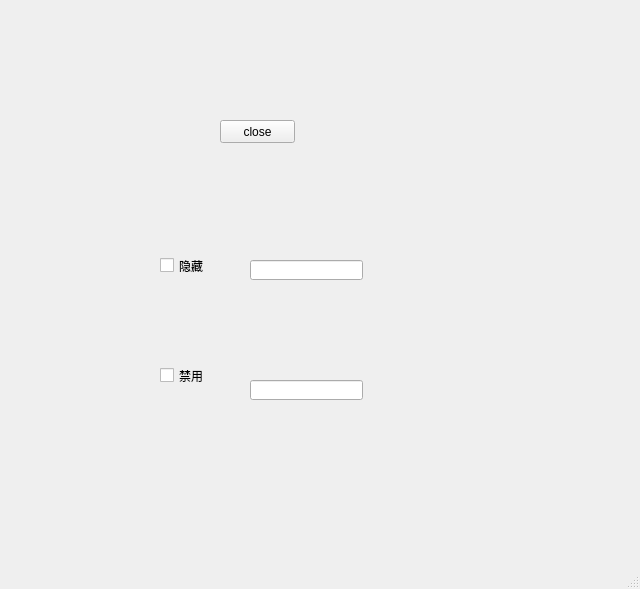
<?xml version="1.0" encoding="UTF-8"?>
<ui version="4.0">
 <class>MainWindow</class>
 <widget class="QMainWindow" name="MainWindow">
  <property name="geometry">
   <rect>
    <x>0</x>
    <y>0</y>
    <width>640</width>
    <height>589</height>
   </rect>
  </property>
  <property name="windowTitle">
   <string>MainWindow</string>
  </property>
  <widget class="QWidget" name="centralwidget">
   <widget class="QPushButton" name="pushButton">
    <property name="geometry">
     <rect>
      <x>220</x>
      <y>120</y>
      <width>75</width>
      <height>23</height>
     </rect>
    </property>
    <property name="text">
     <string>close</string>
    </property>
   </widget>
   <widget class="QCheckBox" name="checkBox">
    <property name="enabled">
     <bool>true</bool>
    </property>
    <property name="geometry">
     <rect>
      <x>160</x>
      <y>250</y>
      <width>71</width>
      <height>31</height>
     </rect>
    </property>
    <property name="text">
     <string>隐藏</string>
    </property>
    <property name="checked">
     <bool>false</bool>
    </property>
   </widget>
   <widget class="QCheckBox" name="checkBox_2">
    <property name="geometry">
     <rect>
      <x>160</x>
      <y>360</y>
      <width>71</width>
      <height>31</height>
     </rect>
    </property>
    <property name="text">
     <string>禁用</string>
    </property>
   </widget>
   <widget class="QLineEdit" name="lineEdit">
    <property name="enabled">
     <bool>true</bool>
    </property>
    <property name="geometry">
     <rect>
      <x>250</x>
      <y>260</y>
      <width>113</width>
      <height>20</height>
     </rect>
    </property>
   </widget>
   <widget class="QLineEdit" name="lineEdit_2">
    <property name="enabled">
     <bool>true</bool>
    </property>
    <property name="geometry">
     <rect>
      <x>250</x>
      <y>380</y>
      <width>113</width>
      <height>20</height>
     </rect>
    </property>
   </widget>
  </widget>
  <widget class="QMenuBar" name="menubar">
   <property name="geometry">
    <rect>
     <x>0</x>
     <y>0</y>
     <width>640</width>
     <height>23</height>
    </rect>
   </property>
  </widget>
  <widget class="QStatusBar" name="statusbar"/>
 </widget>
 <resources/>
 <connections>
  <connection>
   <sender>pushButton</sender>
   <signal>clicked()</signal>
   <receiver>MainWindow</receiver>
   <slot>close()</slot>
   <hints>
    <hint type="sourcelabel">
     <x>271</x>
     <y>155</y>
    </hint>
    <hint type="destinationlabel">
     <x>331</x>
     <y>260</y>
    </hint>
   </hints>
  </connection>
  <connection>
   <sender>checkBox</sender>
   <signal>toggled(bool)</signal>
   <receiver>lineEdit</receiver>
   <slot>setHidden(bool)</slot>
   <hints>
    <hint type="sourcelabel">
     <x>189</x>
     <y>288</y>
    </hint>
    <hint type="destinationlabel">
     <x>289</x>
     <y>288</y>
    </hint>
   </hints>
  </connection>
  <connection>
   <sender>checkBox_2</sender>
   <signal>toggled(bool)</signal>
   <receiver>lineEdit_2</receiver>
   <slot>setDisabled(bool)</slot>
   <hints>
    <hint type="sourcelabel">
     <x>191</x>
     <y>401</y>
    </hint>
    <hint type="destinationlabel">
     <x>294</x>
     <y>417</y>
    </hint>
   </hints>
  </connection>
 </connections>
</ui>
